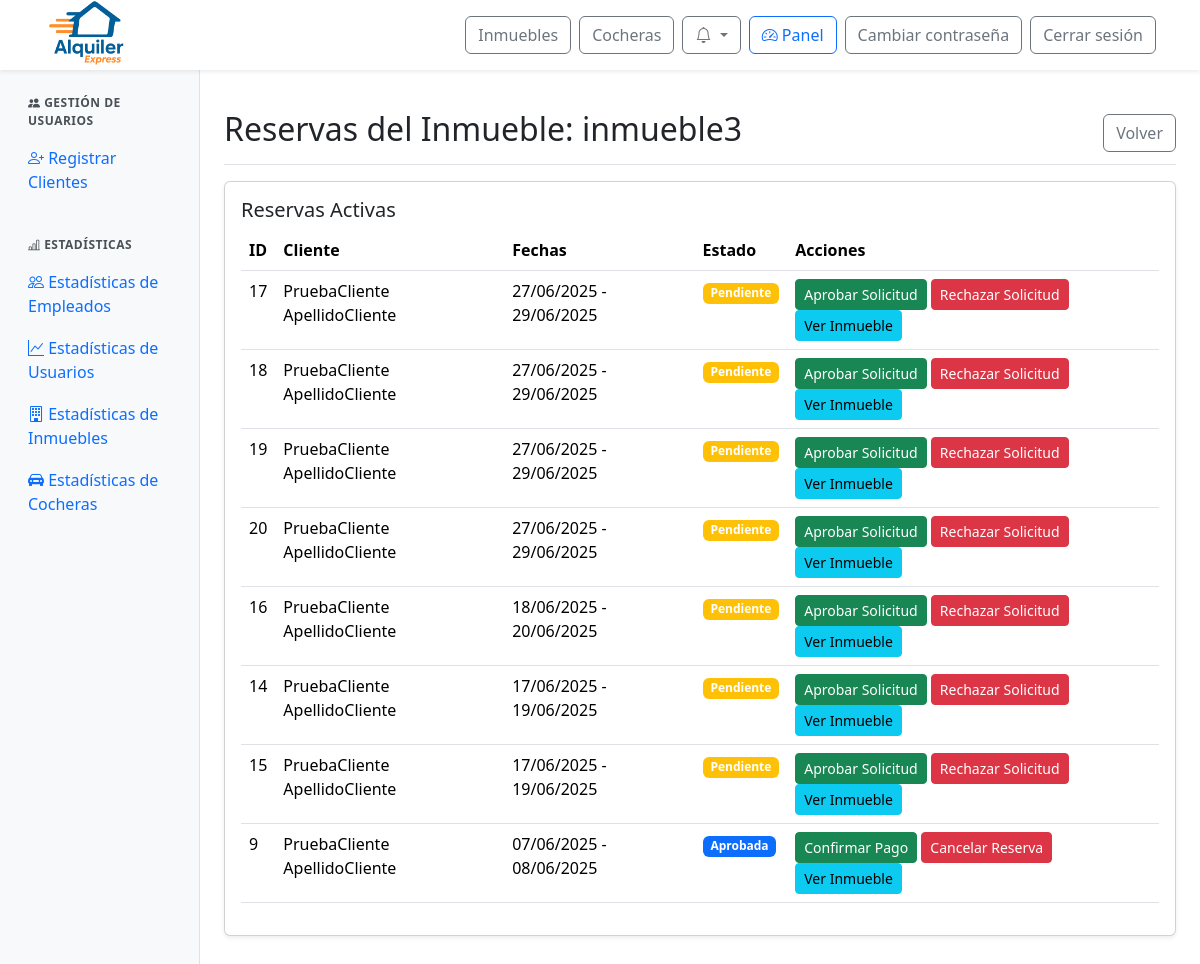
The page /panel/inmuebles/reservas/3/ (signed in) on the database as committed earlier.
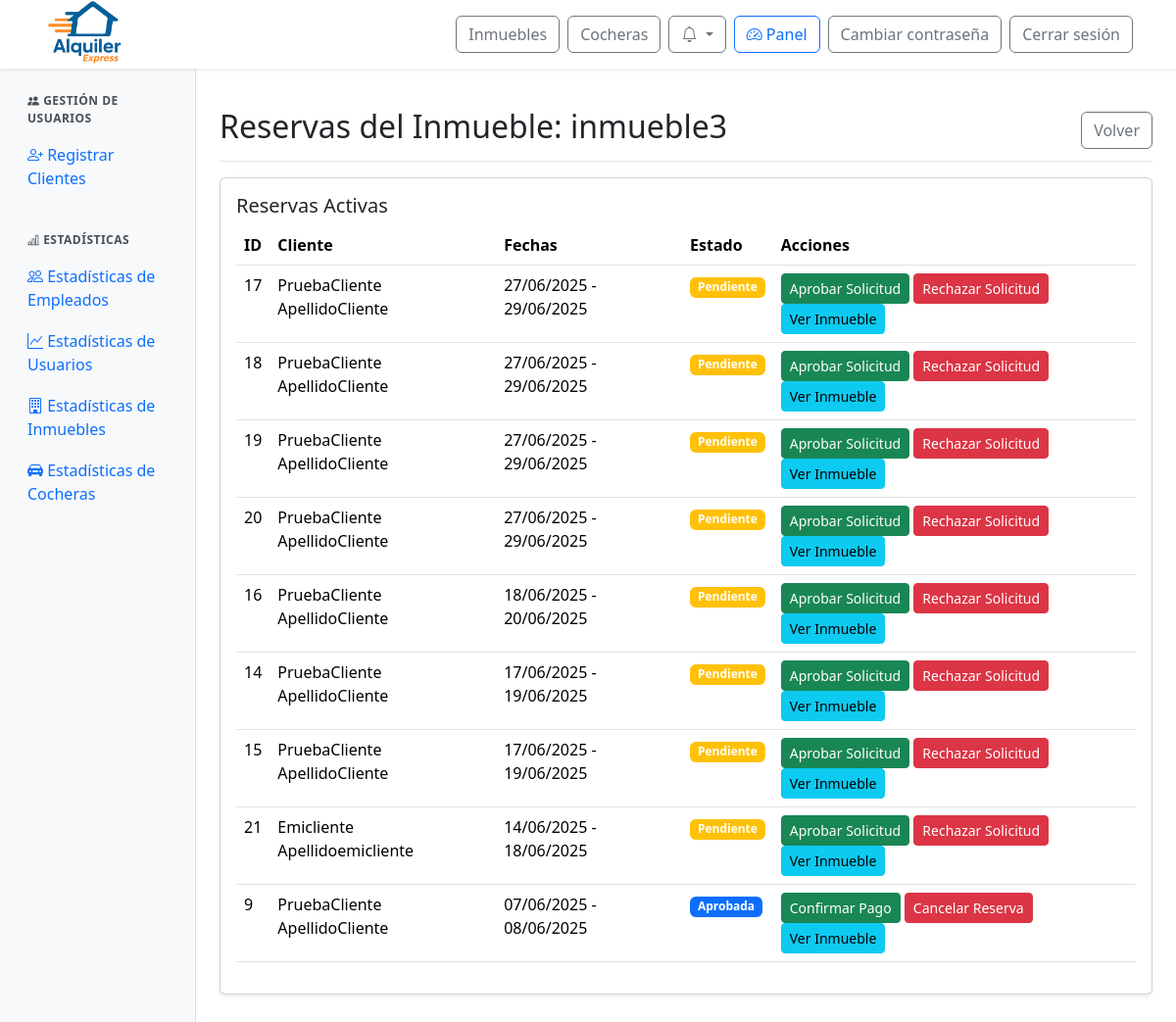
The same page on the database as committed later.
### web/models.py (models this page shows, shortened)
class Reserva(models.Model):
    id_reserva = models.AutoField(primary_key=True)
    fecha_inicio = models.DateField()
    fecha_fin = models.DateField()
    precio_total = models.DecimalField(max_digits=10, decimal_places=2)
    estado = models.ForeignKey(Estado, on_delete=models.SET_NULL, null=True)  # Aquí está el estado FK
    inmueble = models.ForeignKey(Inmueble, null=True, blank=True, on_delete=models.SET_NULL)
    cochera = models.ForeignKey(Cochera, null=True, blank=True, on_delete=models.SET_NULL)
    descripcion = models.TextField()

class ClienteInmueble(models.Model):
    id_cliente_inmueble = models.AutoField(primary_key=True)
    cliente = models.ForeignKey(Perfil, on_delete=models.CASCADE)  # FK a Perfil, no Usuario
    inmueble = models.ForeignKey(Inmueble, null=True, blank=True, on_delete=models.SET_NULL)
    cochera = models.ForeignKey(Cochera, null=True, blank=True, on_delete=models.SET_NULL)
    reserva = models.ForeignKey(Reserva, on_delete=models.CASCADE)

class Perfil(models.Model):
    id_perfil = models.AutoField(primary_key=True)
    usuario = models.OneToOneField(User, on_delete=models.CASCADE)
    dni = models.CharField(max_length=20)

class Estado(models.Model):
    id_estado = models.AutoField(primary_key=True)
    nombre = models.CharField(max_length=100)

### web/views.py (the view)
# urls.py: path('panel/inmuebles/reservas/<int:id_inmueble>/', views.admin_inmuebles_reservas, name='admin_inmuebles_reservas'),
@login_required
@user_passes_test(is_admin_or_empleado)
def admin_inmuebles_reservas(request, id_inmueble):
    inmueble = get_object_or_404(Inmueble, id_inmueble=id_inmueble)
    reservas = Reserva.objects.filter(inmueble=inmueble).order_by('-fecha_inicio')
    return render(request, 'admin/admin_inmuebles_reservas.html', {'inmueble': inmueble, 'reservas': reservas})

### web/context_processors.py (called while the page is built)
def notifications(request):
    if request.user.is_authenticated:
        try:
            return {
                'notificaciones': request.user.perfil.notificacion_set.order_by('-fecha_creacion')[:10],
                'notificaciones_no_leidas': request.user.perfil.notificacion_set.filter(leido=False).count()
            }
        except Exception:
            return {}
    return {}

### web/templatetags/user_groups.py (called while the page is built)
@register.filter(name='has_group')
def has_group(user, group_name):
    if not user.is_authenticated:
        return False
    return user.groups.filter(name=group_name).exists()

### web/views.py (called while the page is built)
def is_admin_or_empleado(user):
    return user.is_authenticated and (user.is_staff or user.groups.filter(name="empleado").exists())

### web/templates/admin/admin_inmuebles_reservas.html (shortened to what this page needs)
{% extends 'admin/admin_base.html' %}
{% load static %}
{% block admin_content %}
<div class="d-flex justify-content-between flex-wrap flex-md-nowrap align-items-center pt-3 pb-2 mb-3 border-bottom">
  <h1 class="h2">Reservas del Inmueble: {{ inmueble.nombre }}</h1>
  <a href="{% url 'admin_inmuebles' %}" class="btn btn-outline-secondary">Volver</a>
</div>
<div class="card shadow-sm mb-4">
  <div class="card-body">
    <h5 class="card-title">Reservas Activas</h5>
    <div class="table-responsive">
      <table class="table table-hover">
        <thead>
          <tr>
            <th>ID</th>
            <th>Cliente</th>
            <th>Fechas</th>
            <th>Estado</th>
            <th>Acciones</th>
          </tr>
        </thead>
        <tbody>
          {% for reserva in reservas %}
          <tr>
            <td>{{ reserva.id_reserva }}</td>
            <td>
              {% with relacion=reserva.clienteinmueble_set.first %}
                {% if relacion and relacion.cliente %}
                  {{ relacion.cliente.usuario.get_full_name|default:relacion.cliente.usuario.username }}
                {% else %}
                  Cliente no disponible
                {% endif %}
              {% endwith %}
            </td>
            <td>{{ reserva.fecha_inicio|date:"d/m/Y" }} - {{ reserva.fecha_fin|date:"d/m/Y" }}</td>
            <td>
              <span class="badge
                {% if reserva.estado.nombre == 'Confirmada' %}bg-success
                {% elif reserva.estado.nombre == 'Cancelada' %}bg-danger
                {% elif reserva.estado.nombre == 'Rechazada' %}bg-secondary
                {% elif reserva.estado.nombre == 'Pagada' %}bg-info
                {% elif reserva.estado.nombre == 'Aprobada' %}bg-primary
                {% elif reserva.estado.nombre == 'Pendiente' %}bg-warning
                {% elif reserva.estado.nombre == 'Finalizada' %}bg-dark
                {% else %}bg-warning{% endif %}">
                {{ reserva.estado.nombre }}
              </span>
            </td>
            <td>
              {% if reserva.estado.nombre == 'Pendiente' %}
                <button class="btn btn-sm btn-success" onclick="showConfirmModal('{{ reserva.id_reserva }}', 'Aprobada')">Aprobar Solicitud</button>
                <button class="btn btn-sm btn-danger" onclick="showConfirmModal('{{ reserva.id_reserva }}', 'Rechazada')">Rechazar Solicitud</button>
              {% elif reserva.estado.nombre == 'Aprobada' %}
                <button class="btn btn-sm btn-success" onclick="showConfirmModal('{{ reserva.id_reserva }}', 'Pagada')">Confirmar Pago</button>
                <button class="btn btn-sm btn-danger" onclick="showConfirmModal('{{ reserva.id_reserva }}', 'Cancelada')">Cancelar Reserva</button>
              {% elif reserva.estado.nombre == 'Pagada' %}
                <button class="btn btn-sm btn-success" onclick="showConfirmModal('{{ reserva.id_reserva }}', 'Confirmada')">Confirmar Totalmente</button>
                <button class="btn btn-sm btn-danger" onclick="showConfirmModal('{{ reserva.id_reserva }}', 'Cancelada')">Cancelar Alquiler</button>
              {% elif reserva.estado.nombre == 'Confirmada' %}
                <button class="btn btn-sm btn-success" onclick="cambiarEstado('{{ reserva.id_reserva }}', 'Finalizada')">Terminar Alquiler</button>
                <button class="btn btn-sm btn-danger" onclick="showConfirmModal('{{ reserva.id_reserva }}', 'Cancelada')">Cancelar Alquiler</button>
              {% endif %}
              <a href="{% url 'detalle_inmueble' inmueble.id_inmueble %}" class="btn btn-sm btn-info">Ver Inmueble</a>
            </td>
          </tr>
          {% empty %}
          <tr>
            <td colspan="5" class="text-center">No hay reservas activas</td>
          </tr>
          {% endfor %}
        </tbody>
      </table>
    </div>
  </div>
</div>
{% endblock %}

Rows that differ between the two databases and show on the page:
added Reserva: id_reserva "21", clienteinmueble_set.first.cliente.usuario.get_full_name "Emicliente Apellidoemicliente", fecha_inicio "14/06/2025", fecha_fin "18/06/2025", estado.nombre "Pendiente"
